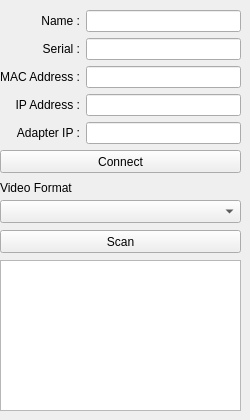
      <widget class="QWidget" name="tab_RemoteCamera">
       <attribute name="title">
        <string>Remote Camera</string>
       </attribute>
       <widget class="QPushButton" name="pushButton_RemoteCameraScan">
        <property name="geometry">
         <rect>
          <x>0</x>
          <y>230</y>
          <width>241</width>
          <height>23</height>
         </rect>
        </property>
        <property name="text">
         <string>Scan</string>
        </property>
       </widget>
       <widget class="QPushButton" name="pushButton_RemoteCameraConnect">
        <property name="geometry">
         <rect>
          <x>0</x>
          <y>150</y>
          <width>241</width>
          <height>23</height>
         </rect>
        </property>
        <property name="text">
         <string>Connect</string>
        </property>
       </widget>
       <widget class="QWidget" name="gridLayoutWidget_2">
        <property name="geometry">
         <rect>
          <x>0</x>
          <y>10</y>
          <width>241</width>
          <height>136</height>
         </rect>
        </property>
        <layout class="QGridLayout" name="gridLayout_2">
         <item row="1" column="1">
          <widget class="QLineEdit" name="lineEdit_RemoteCameraSerial"/>
         </item>
         <item row="2" column="0">
          <widget class="QLabel" name="label_5">
           <property name="text">
            <string>MAC Address :</string>
           </property>
           <property name="alignment">
            <set>Qt::AlignRight|Qt::AlignTrailing|Qt::AlignVCenter</set>
           </property>
          </widget>
         </item>
         <item row="3" column="1">
          <widget class="QLineEdit" name="lineEdit_RemoteCameraIp"/>
         </item>
         <item row="0" column="1">
          <widget class="QLineEdit" name="lineEdit_RemoteCameraName"/>
         </item>
         <item row="0" column="0">
          <widget class="QLabel" name="label_3">
           <property name="text">
            <string>Name :</string>
           </property>
           <property name="alignment">
            <set>Qt::AlignRight|Qt::AlignTrailing|Qt::AlignVCenter</set>
           </property>
          </widget>
         </item>
         <item row="2" column="1">
          <widget class="QLineEdit" name="lineEdit_RemoteCameraMac"/>
         </item>
         <item row="1" column="0">
          <widget class="QLabel" name="label_4">
           <property name="text">
            <string>Serial :</string>
           </property>
           <property name="alignment">
            <set>Qt::AlignRight|Qt::AlignTrailing|Qt::AlignVCenter</set>
           </property>
          </widget>
         </item>
         <item row="3" column="0">
          <widget class="QLabel" name="label_6">
           <property name="text">
            <string>IP Address :</string>
           </property>
           <property name="alignment">
            <set>Qt::AlignRight|Qt::AlignTrailing|Qt::AlignVCenter</set>
           </property>
          </widget>
         </item>
         <item row="4" column="0">
          <widget class="QLabel" name="label_58">
           <property name="text">
            <string>Adapter IP :</string>
           </property>
           <property name="alignment">
            <set>Qt::AlignRight|Qt::AlignTrailing|Qt::AlignVCenter</set>
           </property>
          </widget>
         </item>
         <item row="4" column="1">
          <widget class="QLineEdit" name="lineEdit_RemoteCameraAdapterIp"/>
         </item>
        </layout>
       </widget>
       <widget class="QListWidget" name="listWidget_RemoteCameraList">
        <property name="geometry">
         <rect>
          <x>0</x>
          <y>260</y>
          <width>241</width>
          <height>151</height>
         </rect>
        </property>
       </widget>
       <widget class="QLabel" name="label_57">
        <property name="geometry">
         <rect>
          <x>0</x>
          <y>180</y>
          <width>241</width>
          <height>16</height>
         </rect>
        </property>
        <property name="text">
         <string>Video Format</string>
        </property>
       </widget>
       <widget class="QComboBox" name="comboBox_RemoteCameraVideoFormat">
        <property name="geometry">
         <rect>
          <x>0</x>
          <y>200</y>
          <width>241</width>
          <height>23</height>
         </rect>
        </property>
       </widget>
      </widget>
